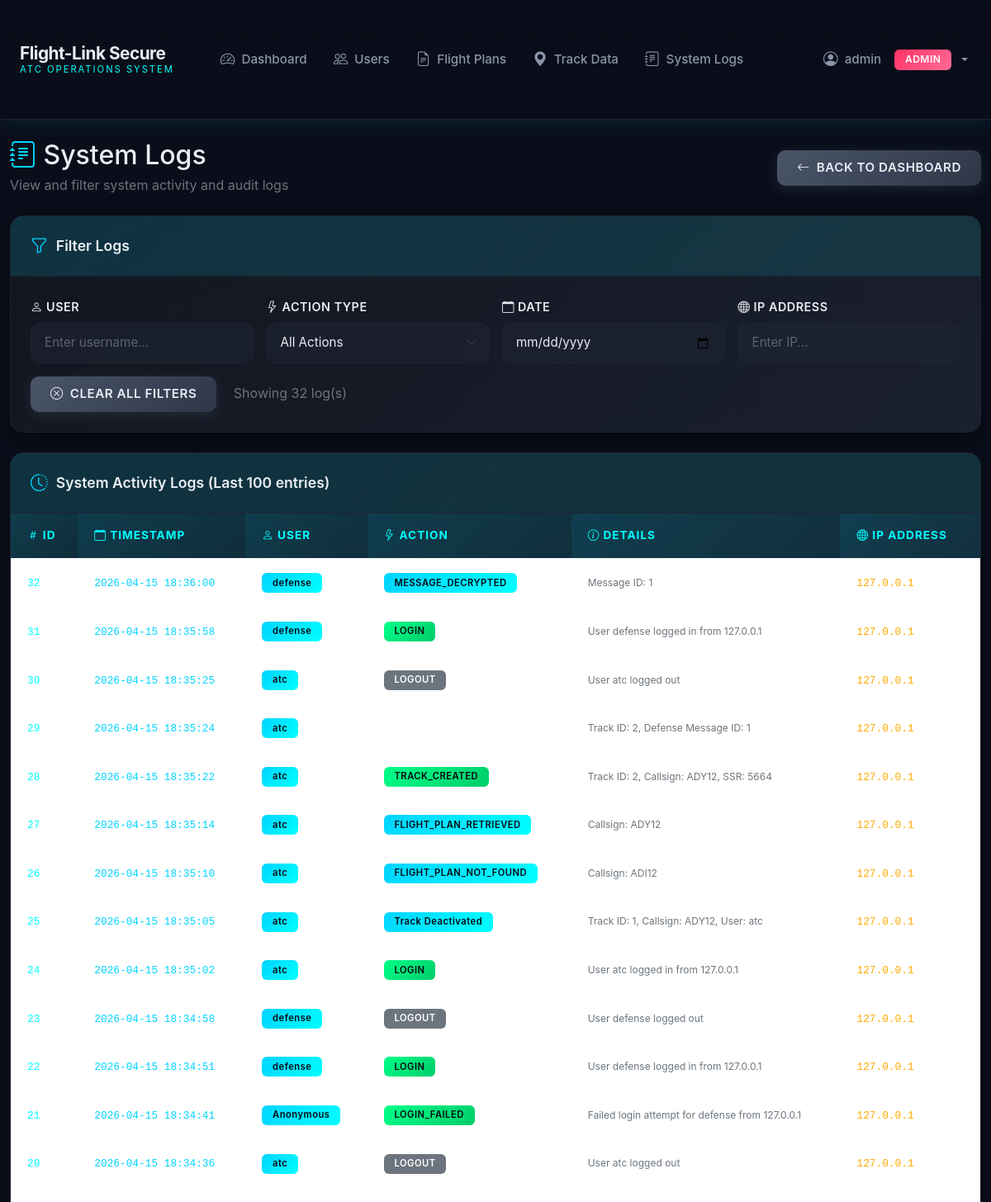
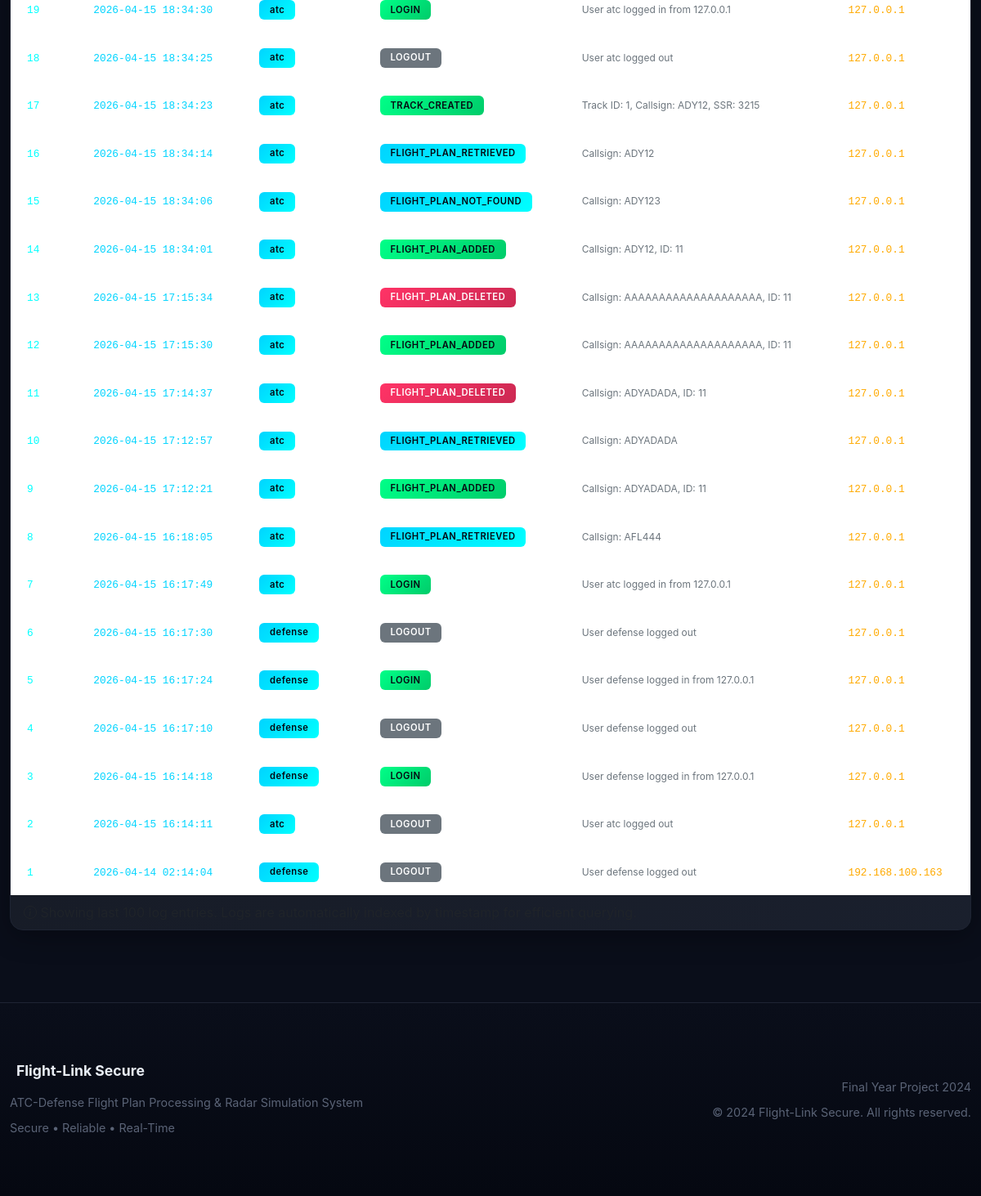
The page /admin/logs (signed in) on the database its author committed (2 pictures, top to bottom).
### app/models/__init__.py (models this page shows, shortened)
class User(db.Model):
    __tablename__ = 'users'
    id = db.Column(db.Integer, primary_key=True)
    username = db.Column(db.String(80), unique=True, nullable=False)
    password_hash = db.Column(db.String(256), nullable=False)
    role = db.Column(db.String(20), nullable=False)  # admin, atc, defense
    last_login_ip = db.Column(db.String(45), nullable=True)
    last_login_time = db.Column(db.DateTime, nullable=True)
    is_active = db.Column(db.Boolean, default=True)
    created_at = db.Column(db.DateTime, default=datetime.utcnow)
    @property
    def is_authenticated(self):
        return True
    def is_admin(self):
        return self.role == 'admin'

class SystemLog(db.Model):
    __tablename__ = 'system_logs'
    id = db.Column(db.Integer, primary_key=True)
    timestamp = db.Column(db.DateTime, default=datetime.utcnow, index=True)
    user_id = db.Column(db.Integer, db.ForeignKey('users.id'), nullable=True)
    username = db.Column(db.String(80), nullable=True)
    action = db.Column(db.String(100), nullable=False)
    details = db.Column(db.Text, nullable=True)
    ip_address = db.Column(db.String(45), nullable=True)

### app/routes/admin.py (the view)
@bp.route('/admin/logs')
@login_required
@admin_required
def admin_logs():
    logs = SystemLog.query.order_by(SystemLog.timestamp.desc()).limit(100).all()
    return render_template('admin/logs.html', logs=logs)

### templates/admin/logs.html (shortened to what this page needs)
{% extends "base.html" %}
{% block content %}
<div class="container-fluid py-4">
    <div class="d-flex justify-content-between align-items-center mb-4">
        <div>
            <h2 class="mb-1"><i class="bi bi-journal-text text-radar-blue"></i> System Logs</h2>
            <p class="text-secondary mb-0">View and filter system activity and audit logs</p>
        </div>
        <a href="{{ url_for('admin.admin_dashboard') }}" class="btn btn-secondary">
            <i class="bi bi-arrow-left"></i> Back to Dashboard
        </a>
    </div>
    <div class="card mb-4">
        <div class="card-header">
            <i class="bi bi-funnel"></i> Filter Logs
        </div>
        <div class="card-body">
            <div class="row g-3">
                <div class="col-md-3">
                    <label for="filterUser" class="form-label">
                        <i class="bi bi-person"></i> User
                    </label>
                    <input type="text" class="form-control" id="filterUser"
                           placeholder="Enter username..." onkeyup="filterLogs()">
                </div>
                <div class="col-md-3">
                    <label for="filterAction" class="form-label">
                        <i class="bi bi-lightning"></i> Action Type
                    </label>
                    <select class="form-select" id="filterAction" onchange="filterLogs()">
                        <option value="">All Actions</option>
                    </select>
                </div>
                <div class="col-md-3">
                    <label for="filterDate" class="form-label">
                        <i class="bi bi-calendar"></i> Date
                    </label>
                    <input type="date" class="form-control" id="filterDate" onchange="filterLogs()">
                </div>
                <div class="col-md-3">
                    <label for="filterIP" class="form-label">
                        <i class="bi bi-globe"></i> IP Address
                    </label>
                    <input type="text" class="form-control" id="filterIP"
                           placeholder="Enter IP..." onkeyup="filterLogs()">
                </div>
            </div>
            <div class="mt-3">
                <button class="btn btn-secondary" onclick="clearFilters()">
                    <i class="bi bi-x-circle"></i> Clear All Filters
                </button>
                <span id="logCount" class="ms-3 text-secondary"></span>
            </div>
        </div>
    </div>
    <div class="card">
        <div class="card-header">
            <i class="bi bi-clock-history"></i> System Activity Logs (Last 100 entries)
        </div>
        <div class="card-body p-0">
            <div class="table-responsive">
                <table class="table table-hover mb-0 table-sm" id="logsTable">
                    <thead>
                        <tr>
                            <th><i class="bi bi-hash"></i> ID</th>
                            <th><i class="bi bi-calendar"></i> Timestamp</th>
                            <th><i class="bi bi-person"></i> User</th>
                            <th><i class="bi bi-lightning"></i> Action</th>
                            <th><i class="bi bi-info-circle"></i> Details</th>
                            <th><i class="bi bi-globe"></i> IP Address</th>
                        </tr>
                    </thead>
                    <tbody>
                        {% for log in logs %}
                        <tr data-user="{{ log.username or 'System' }}"
                            data-action="{{ log.action }}"
                            data-date="{{ log.timestamp.strftime('%Y-%m-%d') }}"
                            data-ip="{{ log.ip_address or '' }}">
                            <td><code class="text-radar-cyan" style="font-size: 0.8rem;">{{ log.id }}</code></td>
                            <td class="text-nowrap">
                                <code class="text-radar-blue" style="font-size: 0.8rem;">{{ log.timestamp.strftime('%Y-%m-%d %H:%M:%S') }}</code>
                            </td>
                            <td>
                                {% if log.username %}
                                    <span class="badge badge-primary" style="font-size: 0.7rem;">{{ log.username }}</span>
                                {% else %}
                                    <span class="badge bg-secondary" style="font-size: 0.7rem;"><i class="bi bi-gear-fill"></i> System</span>
                                {% endif %}
                            </td>
                            <td>
                                {% if 'LOGIN' in log.action %}
                                    <span class="badge badge-success" style="font-size: 0.7rem;">{{ log.action }}</span>
                                {% elif 'LOGOUT' in log.action %}
                                    <span class="badge bg-secondary" style="font-size: 0.7rem;">{{ log.action }}</span>
                                {% elif 'DELETED' in log.action or 'TERMINATED' in log.action %}
                                    <span class="badge badge-danger" style="font-size: 0.7rem;">{{ log.action }}</span>
                                {% elif 'CREATED' in log.action or 'ADDED' in log.action %}
                                    <span class="badge badge-success" style="font-size: 0.7rem;">{{ log.action }}</span>
                                {% elif 'TRANSFERRED' in log.action %}
                                    <span class="badge badge-info" style="font-size: 0.7rem;">{{ log.action }}</span>
                                {% elif 'FAILED' in log.action or 'BLOCKED' in log.action %}
                                    <span class="badge badge-warning" style="font-size: 0.7rem;">{{ log.action }}</span>
                                {% else %}
                                    <span class="badge badge-primary" style="font-size: 0.7rem;">{{ log.action }}</span>
                                {% endif %}
                            </td>
                            <td>
                                {% if log.details %}
                                    <small class="text-secondary" style="font-size: 0.75rem;">{{ log.details }}</small>
                                {% else %}
                                    <span class="text-muted">-</span>
                                {% endif %}
                            </td>
                            <td><code class="text-radar-amber" style="font-size: 0.8rem;">{{ log.ip_address or 'N/A' }}</code></td>
                        </tr>
                        {% endfor %}
                    </tbody>
                </table>
            </div>
        </div>
        <div class="card-footer text-muted">
            <i class="bi bi-info-circle"></i> Showing last 100 log entries. Logs are automatically indexed by timestamp for efficient querying.
        </div>
    </div>
</div>
{% endblock %}

### templates/base.html (shortened to what this page needs)
<!DOCTYPE html>
<html lang="en">
<head>
    <link href="https://cdn.jsdelivr.net/npm/bootstrap@5.3.0/dist/css/bootstrap.min.css" rel="stylesheet">
    <link rel="stylesheet" href="https://cdn.jsdelivr.net/npm/bootstrap-icons@1.10.0/font/bootstrap-icons.css">
</head>
<body>
    {% if current_user.is_authenticated %}
    <nav class="navbar navbar-expand-lg navbar-dark">
        <div class="container-fluid">
            <a class="navbar-brand" href="{{ url_for('auth.index') }}">
                <div class="brand-text">
                    <span class="main-title">Flight-Link Secure</span>
                    <span class="sub-title">ATC Operations System</span>
                </div>
            </a>
            <div class="collapse navbar-collapse" id="navbarNav">
                <ul class="navbar-nav me-auto ms-4">
                    {% if current_user.is_admin() %}
                    <li class="nav-item">
                        <a class="nav-link" href="{{ url_for('admin.admin_dashboard') }}">
                            <i class="bi bi-speedometer2"></i> Dashboard
                        </a>
                    </li>
                    <li class="nav-item">
                        <a class="nav-link" href="{{ url_for('admin.admin_users') }}">
                            <i class="bi bi-people"></i> Users
                        </a>
                    </li>
                    <li class="nav-item">
                        <a class="nav-link" href="{{ url_for('admin.admin_flight_plans') }}">
                            <i class="bi bi-file-earmark-text"></i> Flight Plans
                        </a>
                    </li>
                    <li class="nav-item">
                        <a class="nav-link" href="{{ url_for('admin.admin_track_data') }}">
                            <i class="bi bi-geo-alt-fill"></i> Track Data
                        </a>
                    </li>
                    <li class="nav-item">
                        <a class="nav-link" href="{{ url_for('admin.admin_logs') }}">
                            <i class="bi bi-journal-text"></i> System Logs
                        </a>
                    </li>
                    {% endif %}
                </ul>
                <ul class="navbar-nav">
                    <li class="nav-item dropdown">
                        <a class="nav-link dropdown-toggle" href="#" id="userDropdown" role="button" data-bs-toggle="dropdown">
                            <i class="bi bi-person-circle"></i> {{ current_user.username }}
                            <span class="badge badge-role-{{ current_user.role }} ms-2">{{ current_user.role.upper() }}</span>
                        </a>
                    </li>
                </ul>
            </div>
        </div>
    </nav>
    {% endif %}
    <main>
        {% block content %}{% endblock %}
    </main>
    {% if current_user.is_authenticated %}
    <footer class="footer">
        <div class="container-fluid">
            <div class="row align-items-center">
                <div class="col-md-6">
                    <h5> Flight-Link Secure</h5>
                    <p>ATC-Defense Flight Plan Processing & Radar Simulation System</p>
                    <p class="mb-0">Secure • Reliable • Real-Time</p>
                </div>
                <div class="col-md-6 text-md-end">
                    <p>Final Year Project 2024</p>
                    <p class="mb-0">&copy; 2024 Flight-Link Secure. All rights reserved.</p>
                </div>
            </div>
        </div>
    </footer>
    {% endif %}
</body>
</html>

### rows shown on the page
User: username "admin", role "ADMIN"
SystemLog: id "32", timestamp "2026-04-15 18:36:00", username "defense", action "MESSAGE_DECRYPTED", details "Message ID: 1", ip_address "127.0.0.1"
SystemLog: id "31", timestamp "2026-04-15 18:35:58", username "defense", action "LOGIN", details "User defense logged in from 127.0.0.1", ip_address "127.0.0.1"
SystemLog: id "30", timestamp "2026-04-15 18:35:25", username "atc", action "LOGOUT", details "User atc logged out", ip_address "127.0.0.1"
SystemLog: id "29", timestamp "2026-04-15 18:35:24", username "atc", details "Track ID: 2, Defense Message ID: 1", ip_address "127.0.0.1"
SystemLog: id "28", timestamp "2026-04-15 18:35:22", username "atc", action "TRACK_CREATED", details "Track ID: 2, Callsign: ADY12, SSR: 5664", ip_address "127.0.0.1"
SystemLog: id "27", timestamp "2026-04-15 18:35:14", username "atc", action "FLIGHT_PLAN_RETRIEVED", details "Callsign: ADY12", ip_address "127.0.0.1"
SystemLog: id "26", timestamp "2026-04-15 18:35:10", username "atc", action "FLIGHT_PLAN_NOT_FOUND", details "Callsign: ADI12", ip_address "127.0.0.1"
SystemLog: id "25", timestamp "2026-04-15 18:35:05", username "atc", action "Track Deactivated", details "Track ID: 1, Callsign: ADY12, User: atc", ip_address "127.0.0.1"
SystemLog: id "24", timestamp "2026-04-15 18:35:02", username "atc", action "LOGIN", details "User atc logged in from 127.0.0.1", ip_address "127.0.0.1"
SystemLog: id "23", timestamp "2026-04-15 18:34:58", username "defense", action "LOGOUT", details "User defense logged out", ip_address "127.0.0.1"
SystemLog: id "22", timestamp "2026-04-15 18:34:51", username "defense", action "LOGIN", details "User defense logged in from 127.0.0.1", ip_address "127.0.0.1"
SystemLog: id "21", timestamp "2026-04-15 18:34:41", username "Anonymous", action "LOGIN_FAILED", details "Failed login attempt for defense from 127.0.0.1", ip_address "127.0.0.1"
SystemLog: id "20", timestamp "2026-04-15 18:34:36", username "atc", action "LOGOUT", details "User atc logged out", ip_address "127.0.0.1"
SystemLog: id "19", timestamp "2026-04-15 18:34:30", username "atc", action "LOGIN", details "User atc logged in from 127.0.0.1", ip_address "127.0.0.1"
SystemLog: id "18", timestamp "2026-04-15 18:34:25", username "atc", action "LOGOUT", details "User atc logged out", ip_address "127.0.0.1"
SystemLog: id "17", timestamp "2026-04-15 18:34:23", username "atc", action "TRACK_CREATED", details "Track ID: 1, Callsign: ADY12, SSR: 3215", ip_address "127.0.0.1"
SystemLog: id "16", timestamp "2026-04-15 18:34:14", username "atc", action "FLIGHT_PLAN_RETRIEVED", details "Callsign: ADY12", ip_address "127.0.0.1"
SystemLog: id "15", timestamp "2026-04-15 18:34:06", username "atc", action "FLIGHT_PLAN_NOT_FOUND", details "Callsign: ADY123", ip_address "127.0.0.1"
SystemLog: id "14", timestamp "2026-04-15 18:34:01", username "atc", action "FLIGHT_PLAN_ADDED", details "Callsign: ADY12, ID: 11", ip_address "127.0.0.1"
SystemLog: id "13", timestamp "2026-04-15 17:15:34", username "atc", action "FLIGHT_PLAN_DELETED", details "Callsign: AAAAAAAAAAAAAAAAAAAA, ID: 11", ip_address "127.0.0.1"
SystemLog: id "12", timestamp "2026-04-15 17:15:30", username "atc", action "FLIGHT_PLAN_ADDED", details "Callsign: AAAAAAAAAAAAAAAAAAAA, ID: 11", ip_address "127.0.0.1"
SystemLog: id "11", timestamp "2026-04-15 17:14:37", username "atc", action "FLIGHT_PLAN_DELETED", details "Callsign: ADYADADA, ID: 11", ip_address "127.0.0.1"
SystemLog: id "10", timestamp "2026-04-15 17:12:57", username "atc", action "FLIGHT_PLAN_RETRIEVED", details "Callsign: ADYADADA", ip_address "127.0.0.1"
SystemLog: id "9", timestamp "2026-04-15 17:12:21", username "atc", action "FLIGHT_PLAN_ADDED", details "Callsign: ADYADADA, ID: 11", ip_address "127.0.0.1"
SystemLog: id "8", timestamp "2026-04-15 16:18:05", username "atc", action "FLIGHT_PLAN_RETRIEVED", details "Callsign: AFL444", ip_address "127.0.0.1"
SystemLog: id "7", timestamp "2026-04-15 16:17:49", username "atc", action "LOGIN", details "User atc logged in from 127.0.0.1", ip_address "127.0.0.1"
SystemLog: id "6", timestamp "2026-04-15 16:17:30", username "defense", action "LOGOUT", details "User defense logged out", ip_address "127.0.0.1"
SystemLog: id "5", timestamp "2026-04-15 16:17:24", username "defense", action "LOGIN", details "User defense logged in from 127.0.0.1", ip_address "127.0.0.1"
SystemLog: id "4", timestamp "2026-04-15 16:17:10", username "defense", action "LOGOUT", details "User defense logged out", ip_address "127.0.0.1"
SystemLog: id "3", timestamp "2026-04-15 16:14:18", username "defense", action "LOGIN", details "User defense logged in from 127.0.0.1", ip_address "127.0.0.1"
SystemLog: id "2", timestamp "2026-04-15 16:14:11", username "atc", action "LOGOUT", details "User atc logged out", ip_address "127.0.0.1"
SystemLog: id "1", timestamp "2026-04-14 02:14:04", username "defense", action "LOGOUT", details "User defense logged out", ip_address "192.168.100.163"
